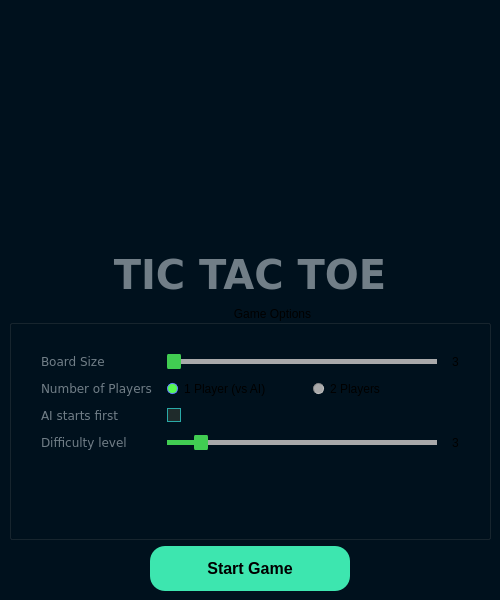
<?xml version="1.0" encoding="UTF-8"?>
<ui version="4.0">
 <class>TitleScreen</class>
 <widget class="QMainWindow" name="TitleScreen">
  <property name="geometry">
   <rect>
    <x>0</x>
    <y>0</y>
    <width>500</width>
    <height>600</height>
   </rect>
  </property>
  <property name="minimumSize">
   <size>
    <width>500</width>
    <height>600</height>
   </size>
  </property>
  <property name="maximumSize">
   <size>
    <width>500</width>
    <height>607</height>
   </size>
  </property>
  <property name="windowTitle">
   <string>Tic Tac Toe</string>
  </property>
  <property name="styleSheet">
   <string notr="true">QWidget
{
	background-color: #00111d;
	color: #000000;
	border-color: #000000;

}</string>
  </property>
  <widget class="QWidget" name="centralwidget">
   <layout class="QVBoxLayout" name="verticalLayout_2">
    <item>
     <layout class="QVBoxLayout" name="verticalLayout">
      <item>
       <layout class="QHBoxLayout" name="horizontalLayout">
        <item>
         <widget class="QLabel" name="Logo">
          <property name="sizePolicy">
           <sizepolicy hsizetype="Fixed" vsizetype="Fixed">
            <horstretch>0</horstretch>
            <verstretch>0</verstretch>
           </sizepolicy>
          </property>
          <property name="maximumSize">
           <size>
            <width>256</width>
            <height>256</height>
           </size>
          </property>
          <property name="text">
           <string/>
          </property>
          <property name="pixmap">
           <pixmap resource="../resources.qrc">:/images/images/icon.png</pixmap>
          </property>
          <property name="scaledContents">
           <bool>true</bool>
          </property>
          <property name="alignment">
           <set>Qt::AlignCenter</set>
          </property>
         </widget>
        </item>
       </layout>
      </item>
      <item>
       <widget class="QLabel" name="label">
        <property name="sizePolicy">
         <sizepolicy hsizetype="Preferred" vsizetype="Maximum">
          <horstretch>0</horstretch>
          <verstretch>0</verstretch>
         </sizepolicy>
        </property>
        <property name="font">
         <font>
          <family>Verdana</family>
          <pointsize>30</pointsize>
          <bold>true</bold>
          <stylestrategy>PreferDefault</stylestrategy>
         </font>
        </property>
        <property name="styleSheet">
         <string notr="true">QLabel
{
	background-color: #00111d;
	color: #717e87;
	border-color: #000000;

}</string>
        </property>
        <property name="frameShape">
         <enum>QFrame::NoFrame</enum>
        </property>
        <property name="frameShadow">
         <enum>QFrame::Plain</enum>
        </property>
        <property name="text">
         <string>TIC TAC TOE</string>
        </property>
        <property name="textFormat">
         <enum>Qt::AutoText</enum>
        </property>
        <property name="alignment">
         <set>Qt::AlignCenter</set>
        </property>
        <property name="margin">
         <number>0</number>
        </property>
       </widget>
      </item>
      <item>
       <widget class="QGroupBox" name="groupBox">
        <property name="title">
         <string>                                                                   Game Options</string>
        </property>
        <layout class="QVBoxLayout" name="verticalLayout_3">
         <item>
          <layout class="QFormLayout" name="formLayout">
           <property name="horizontalSpacing">
            <number>15</number>
           </property>
           <property name="verticalSpacing">
            <number>12</number>
           </property>
           <property name="leftMargin">
            <number>20</number>
           </property>
           <property name="topMargin">
            <number>20</number>
           </property>
           <property name="rightMargin">
            <number>20</number>
           </property>
           <property name="bottomMargin">
            <number>20</number>
           </property>
           <item row="0" column="0">
            <widget class="QLabel" name="label_5">
             <property name="font">
              <font>
               <family>Verdana</family>
               <pointsize>9</pointsize>
              </font>
             </property>
             <property name="styleSheet">
              <string notr="true">QLabel
{
	background-color: #00111d;
	color: #717e87;
	border-color: #000000;

}</string>
             </property>
             <property name="text">
              <string>Board Size</string>
             </property>
            </widget>
           </item>
           <item row="0" column="1">
            <layout class="QHBoxLayout" name="horizontalLayout_5">
             <property name="spacing">
              <number>15</number>
             </property>
             <item>
              <widget class="QSlider" name="boardSize">
               <property name="styleSheet">
                <string notr="true">QSlider 
{
	background-color: transparent;

}

QSlider::groove:horizontal 
{
	background-color: transparent;
	height: 5px;

}


QSlider::sub-page:horizontal 
{
	background-color: #41cd52;

}


QSlider::add-page:horizontal 
{
	background-color: #a9a9aa;

}


QSlider::handle:horizontal 
{
	background-color: #41cd52;
	width: 14px;
	margin-top: -6px;
	margin-bottom: -6px;
	border-radius: 3px;

}


QSlider::handle:horizontal:hover 
{
	background-color: #22af00;
	border-radius: 3px;

}


QSlider::sub-page:horizontal:disabled 
{
	background-color: #bbb;
	border-color: #999;

}


QSlider::add-page:horizontal:disabled 
{
	background-color: #eee;
	border-color: #999;

}


QSlider::handle:horizontal:disabled 
{
	background-color: #eee;
	border: 1px solid #aaa;
	border-radius: 3px;

}


QSlider::groove:vertical 
{
	background-color: transparent;
	width: 5px;

}


QSlider::sub-page:vertical 
{
	background-color: #41cd52;

}


QSlider::add-page:vertical 
{
	background-color: #a9a9aa;

}


QSlider::handle:vertical 
{
	background-color: #41cd52;
	height: 14px;
	margin-left: -6px;
	margin-right: -6px;
	border-radius: 3px;

}


QSlider::handle:vertical:hover 
{
	background-color: #22af00;
	border-radius: 3px;

}


QSlider::sub-page:vertical:disabled 
{
	background-color: #bbb;
	border-color: #999;

}


QSlider::add-page:vertical:disabled 
{
	background-color: #eee;
	border-color: #999;

}


QSlider::handle:vertical:disabled 
{
	background-color: #eee;
	border: 1px solid #aaa;
	border-radius: 3px;

}</string>
               </property>
               <property name="minimum">
                <number>3</number>
               </property>
               <property name="maximum">
                <number>10</number>
               </property>
               <property name="orientation">
                <enum>Qt::Horizontal</enum>
               </property>
              </widget>
             </item>
             <item>
              <widget class="QLabel" name="boardSizeValue">
               <property name="text">
                <string>3</string>
               </property>
               <property name="alignment">
                <set>Qt::AlignCenter</set>
               </property>
              </widget>
             </item>
            </layout>
           </item>
           <item row="1" column="0">
            <widget class="QLabel" name="label_2">
             <property name="font">
              <font>
               <family>Verdana</family>
               <pointsize>9</pointsize>
              </font>
             </property>
             <property name="styleSheet">
              <string notr="true">QLabel
{
	background-color: #00111d;
	color: #717e87;
	border-color: #000000;

}</string>
             </property>
             <property name="text">
              <string>Number of Players</string>
             </property>
            </widget>
           </item>
           <item row="1" column="1">
            <layout class="QHBoxLayout" name="horizontalLayout_3">
             <item>
              <widget class="QRadioButton" name="onePlayer">
               <property name="styleSheet">
                <string notr="true">QRadioButton
{
    background-color: transparent;

}


QRadioButton::indicator::unchecked
{ 
	border: 1px inset gray; 
	border-radius: 5px; 
	background-color:  #a9a9aa;
	width: 9px; 
	height: 9px; 

}


QRadioButton::indicator::unchecked:hover
{ 
	border: 1px inset #2aaaa8; 
	border-radius: 5px; 
	background-color: gray;
	width: 9px; 
	height: 9px; 

}


QRadioButton::indicator::checked
{ 
	border: 1px solid #607cff; 
	border-radius: 5px; 
	background-color: #58fa53; 
	width: 9px; 
	height: 9px; 

}


QRadioButton::disabled
{
	color: #656565;

}


QRadioButton::indicator:disabled
{
	background-color: #656565;
	color: #656565;
    border: 2px solid #656565;

}</string>
               </property>
               <property name="text">
                <string>1 Player (vs AI)</string>
               </property>
               <property name="checked">
                <bool>true</bool>
               </property>
              </widget>
             </item>
             <item>
              <widget class="QRadioButton" name="twoPlayers">
               <property name="styleSheet">
                <string notr="true">QRadioButton
{
    background-color: transparent;

}


QRadioButton::indicator::unchecked
{ 
	border: 1px inset gray; 
	border-radius: 5px; 
	background-color:  #a9a9aa;
	width: 9px; 
	height: 9px; 

}


QRadioButton::indicator::unchecked:hover
{ 
	border: 1px inset #2aaaa8; 
	border-radius: 5px; 
	background-color: gray;
	width: 9px; 
	height: 9px; 

}


QRadioButton::indicator::checked
{ 
	border: 1px solid #607cff; 
	border-radius: 5px; 
	background-color: #58fa53; 
	width: 9px; 
	height: 9px; 

}


QRadioButton::disabled
{
	color: #656565;

}


QRadioButton::indicator:disabled
{
	background-color: #656565;
	color: #656565;
    border: 2px solid #656565;

}</string>
               </property>
               <property name="text">
                <string>2 Players</string>
               </property>
               <property name="checked">
                <bool>false</bool>
               </property>
              </widget>
             </item>
            </layout>
           </item>
           <item row="2" column="0">
            <widget class="QLabel" name="label_3">
             <property name="font">
              <font>
               <family>Verdana</family>
               <pointsize>9</pointsize>
              </font>
             </property>
             <property name="styleSheet">
              <string notr="true">QLabel
{
	background-color: #00111d;
	color: #717e87;
	border-color: #000000;

}</string>
             </property>
             <property name="text">
              <string>AI starts first</string>
             </property>
            </widget>
           </item>
           <item row="2" column="1">
            <widget class="QCheckBox" name="AIStarts">
             <property name="enabled">
              <bool>true</bool>
             </property>
             <property name="styleSheet">
              <string notr="true">QCheckBox
{
    background-color: transparent;

}


QCheckBox::indicator
{
    color: #b1b1b1;
    background-color: #1f2b2b;
    border: 1px solid #2aaaa8;
    width: 12px;
    height: 12px;

}


QCheckBox::indicator:checked
{
    image:url(://checkbox.png);
	background-color: #1f2b2b;
    border: 1px solid #2aaaa8;

}


QCheckBox::indicator:unchecked:hover
{
    border: 1px solid #2aaaa8;

}


QCheckBox::disabled
{
	color: #656565;

}


QCheckBox::indicator:disabled
{
	background-color: #656565;
	color: #656565;
    border: 1px solid #656565;

}</string>
             </property>
             <property name="text">
              <string/>
             </property>
            </widget>
           </item>
           <item row="3" column="0">
            <widget class="QLabel" name="label_4">
             <property name="font">
              <font>
               <family>Verdana</family>
               <pointsize>9</pointsize>
              </font>
             </property>
             <property name="styleSheet">
              <string notr="true">QLabel
{
	background-color: #00111d;
	color: #717e87;
	border-color: #000000;

}</string>
             </property>
             <property name="text">
              <string>Difficulty level</string>
             </property>
            </widget>
           </item>
           <item row="3" column="1">
            <layout class="QHBoxLayout" name="horizontalLayout_6">
             <property name="spacing">
              <number>15</number>
             </property>
             <item>
              <widget class="QSlider" name="miniMaxDepth">
               <property name="enabled">
                <bool>true</bool>
               </property>
               <property name="styleSheet">
                <string notr="true">QSlider 
{
	background-color: transparent;

}

QSlider::groove:horizontal 
{
	background-color: transparent;
	height: 5px;

}


QSlider::sub-page:horizontal 
{
	background-color: #41cd52;

}


QSlider::add-page:horizontal 
{
	background-color: #a9a9aa;

}


QSlider::handle:horizontal 
{
	background-color: #41cd52;
	width: 14px;
	margin-top: -6px;
	margin-bottom: -6px;
	border-radius: 3px;

}


QSlider::handle:horizontal:hover 
{
	background-color: #22af00;
	border-radius: 3px;

}


QSlider::sub-page:horizontal:disabled 
{
	background-color: #bbb;
	border-color: #999;

}


QSlider::add-page:horizontal:disabled 
{
	background-color: #eee;
	border-color: #999;

}


QSlider::handle:horizontal:disabled 
{
	background-color: #eee;
	border: 1px solid #aaa;
	border-radius: 3px;

}


QSlider::groove:vertical 
{
	background-color: transparent;
	width: 5px;

}


QSlider::sub-page:vertical 
{
	background-color: #41cd52;

}


QSlider::add-page:vertical 
{
	background-color: #a9a9aa;

}


QSlider::handle:vertical 
{
	background-color: #41cd52;
	height: 14px;
	margin-left: -6px;
	margin-right: -6px;
	border-radius: 3px;

}


QSlider::handle:vertical:hover 
{
	background-color: #22af00;
	border-radius: 3px;

}


QSlider::sub-page:vertical:disabled 
{
	background-color: #bbb;
	border-color: #999;

}


QSlider::add-page:vertical:disabled 
{
	background-color: #eee;
	border-color: #999;

}


QSlider::handle:vertical:disabled 
{
	background-color: #eee;
	border: 1px solid #aaa;
	border-radius: 3px;

}</string>
               </property>
               <property name="minimum">
                <number>1</number>
               </property>
               <property name="maximum">
                <number>20</number>
               </property>
               <property name="value">
                <number>3</number>
               </property>
               <property name="orientation">
                <enum>Qt::Horizontal</enum>
               </property>
              </widget>
             </item>
             <item>
              <widget class="QLabel" name="miniMaxDepthValue">
               <property name="text">
                <string>3</string>
               </property>
               <property name="alignment">
                <set>Qt::AlignCenter</set>
               </property>
              </widget>
             </item>
            </layout>
           </item>
          </layout>
         </item>
        </layout>
       </widget>
      </item>
      <item>
       <layout class="QHBoxLayout" name="horizontalLayout_2">
        <item>
         <widget class="QPushButton" name="startGame">
          <property name="sizePolicy">
           <sizepolicy hsizetype="Fixed" vsizetype="Fixed">
            <horstretch>0</horstretch>
            <verstretch>0</verstretch>
           </sizepolicy>
          </property>
          <property name="minimumSize">
           <size>
            <width>200</width>
            <height>30</height>
           </size>
          </property>
          <property name="font">
           <font>
            <pointsize>12</pointsize>
            <bold>true</bold>
           </font>
          </property>
          <property name="styleSheet">
           <string notr="true">QPushButton
{
	background-color: #3de6af;
	color: #000000;
	border-style: solid;
	border-radius:15px;
	border-color: #000000;
	font-weight : bold;
	padding: 13px;

}


QPushButton::hover
{
	background-color: #3dffaf;
	color: #000000;
	border-style: solid;
	border-color: #000000;
	font-weight : bold;
	padding: 13px;

}


QPushButton::pressed
{
	background-color: #3dc8af;
	color: #000000;
	border-style: solid;
	border-color: #000000;
	font-weight : bold;
	padding: 13px;

}</string>
          </property>
          <property name="text">
           <string>Start Game</string>
          </property>
         </widget>
        </item>
       </layout>
      </item>
     </layout>
    </item>
   </layout>
  </widget>
 </widget>
 <resources>
  <include location="../resources.qrc"/>
 </resources>
 <connections/>
</ui>
